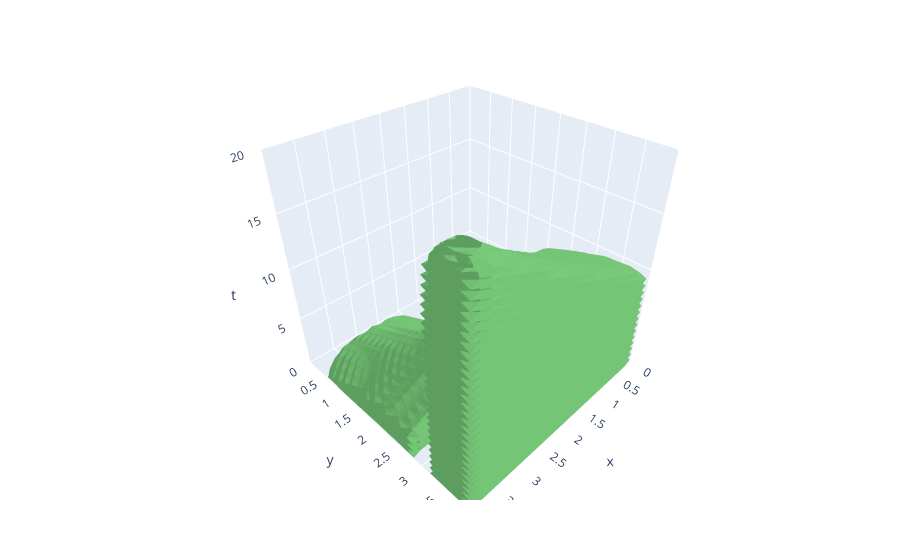

This figure's notebook cell:
### Code cell
impl.plot(
    out1_orig, 
    axes=('x', 'y', 't'),
    # transform_select=[('x', 2.), ('y', 2.2)],
)

### Figure 1 — Plotly figure (JSON) as saved in the notebook; plotly's stock layout.template omitted (floating-point values rounded to 4 significant figures; data arrays with more than 128 entries replaced by an {"elided": "..."} marker saying what was removed)
{"data": [{"caps": {"x": {"show": false}, "y": {"show": false}, "z": {"show": false}}, "colorscale": [[0, "rgb(247,252,245)"], [0.125, "rgb(229,245,224)"], [0.25, "rgb(199,233,192)"], [0.375, "rgb(161,217,155)"], [0.5, "rgb(116,196,118)"], [0.625, "rgb(65,171,93)"], [0.75, "rgb(35,139,69)"], [0.875, "rgb(0,109,44)"], [1, "rgb(0,68,27)"]], "isomax": 0, "isomin": 0, "showscale": false, "surface": {"count": 1}, "type": "isosurface", "value": {"elided": "37500 float values"}, "x": {"elided": "37500 float values"}, "y": {"elided": "37500 float values"}, "z": {"elided": "37500 float values"}}], "layout": {"scene": {"aspectmode": "cube", "xaxis": {"range": [0, 4], "title": {"text": "x"}}, "yaxis": {"range": [0, 4], "title": {"text": "y"}}, "zaxis": {"range": [0, 20], "title": {"text": "t"}}}}}
